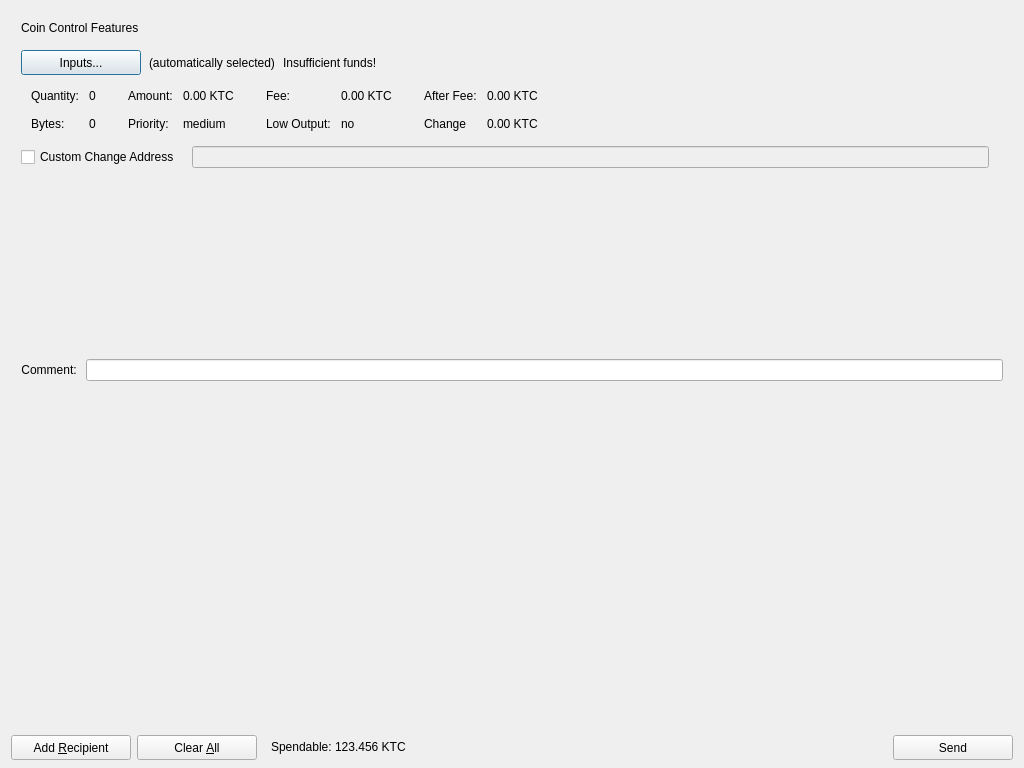
<?xml version="1.0" encoding="UTF-8"?>
<ui version="4.0">
 <class>SendCoinsDialog</class>
 <widget class="QDialog" name="SendCoinsDialog">
  <property name="geometry">
   <rect>
    <x>0</x>
    <y>0</y>
    <width>1024</width>
    <height>768</height>
   </rect>
  </property>
  <property name="windowTitle">
   <string>Send Coins</string>
  </property>
  <layout class="QVBoxLayout" name="verticalLayout" stretch="0,1,0,0">
   <property name="bottomMargin">
    <number>8</number>
   </property>
   <item>
    <widget class="QFrame" name="frameCoinControl">
     <property name="sizePolicy">
      <sizepolicy hsizetype="Expanding" vsizetype="Expanding">
       <horstretch>0</horstretch>
       <verstretch>0</verstretch>
      </sizepolicy>
     </property>
     <property name="maximumSize">
      <size>
       <width>16777215</width>
       <height>16777215</height>
      </size>
     </property>
     <property name="frameShape">
      <enum>QFrame::NoFrame</enum>
     </property>
     <property name="frameShadow">
      <enum>QFrame::Sunken</enum>
     </property>
     <layout class="QVBoxLayout" name="verticalLayoutCoinControl2">
      <property name="spacing">
       <number>6</number>
      </property>
      <property name="leftMargin">
       <number>0</number>
      </property>
      <property name="topMargin">
       <number>0</number>
      </property>
      <property name="rightMargin">
       <number>0</number>
      </property>
      <property name="bottomMargin">
       <number>6</number>
      </property>
      <item>
       <layout class="QVBoxLayout" name="verticalLayoutCoinControl" stretch="0,0,0,0,1">
        <property name="spacing">
         <number>0</number>
        </property>
        <property name="leftMargin">
         <number>10</number>
        </property>
        <property name="topMargin">
         <number>10</number>
        </property>
        <item>
         <layout class="QHBoxLayout" name="horizontalLayoutCoinControl1">
          <property name="bottomMargin">
           <number>15</number>
          </property>
          <item>
           <widget class="QLabel" name="labelCoinControlFeatures">
            <property name="sizePolicy">
             <sizepolicy hsizetype="Preferred" vsizetype="Maximum">
              <horstretch>0</horstretch>
              <verstretch>0</verstretch>
             </sizepolicy>
            </property>
            <property name="text">
             <string>Coin Control Features</string>
            </property>
           </widget>
          </item>
         </layout>
        </item>
        <item>
         <layout class="QHBoxLayout" name="horizontalLayoutCoinControl2" stretch="0,0,0,0">
          <property name="spacing">
           <number>8</number>
          </property>
          <property name="bottomMargin">
           <number>10</number>
          </property>
          <item>
           <widget class="QPushButton" name="pushButtonCoinControl">
            <property name="minimumSize">
             <size>
              <width>120</width>
              <height>25</height>
             </size>
            </property>
            <property name="text">
             <string>Inputs...</string>
            </property>
           </widget>
          </item>
          <item>
           <widget class="QLabel" name="labelCoinControlAutomaticallySelected">
            <property name="text">
             <string>(automatically selected)</string>
            </property>
            <property name="margin">
             <number>5</number>
            </property>
           </widget>
          </item>
          <item>
           <widget class="QLabel" name="labelCoinControlInsuffFunds">
            <property name="text">
             <string>Insufficient funds!</string>
            </property>
            <property name="margin">
             <number>5</number>
            </property>
           </widget>
          </item>
          <item>
           <spacer name="horizontalSpacerCoinControl">
            <property name="orientation">
             <enum>Qt::Horizontal</enum>
            </property>
            <property name="sizeHint" stdset="0">
             <size>
              <width>40</width>
              <height>1</height>
             </size>
            </property>
           </spacer>
          </item>
         </layout>
        </item>
        <item>
         <widget class="QWidget" name="widgetCoinControl" native="true">
          <property name="sizePolicy">
           <sizepolicy hsizetype="Preferred" vsizetype="Preferred">
            <horstretch>0</horstretch>
            <verstretch>0</verstretch>
           </sizepolicy>
          </property>
          <property name="minimumSize">
           <size>
            <width>0</width>
            <height>0</height>
           </size>
          </property>
          <layout class="QHBoxLayout" name="horizontalLayoutCoinControl5">
           <property name="leftMargin">
            <number>0</number>
           </property>
           <property name="topMargin">
            <number>0</number>
           </property>
           <property name="rightMargin">
            <number>0</number>
           </property>
           <property name="bottomMargin">
            <number>0</number>
           </property>
           <item>
            <layout class="QHBoxLayout" name="horizontalLayoutCoinControl3" stretch="0,0,0,1">
             <property name="spacing">
              <number>20</number>
             </property>
             <property name="topMargin">
              <number>0</number>
             </property>
             <property name="bottomMargin">
              <number>10</number>
             </property>
             <item>
              <layout class="QFormLayout" name="formLayoutCoinControl1">
               <property name="horizontalSpacing">
                <number>10</number>
               </property>
               <property name="verticalSpacing">
                <number>14</number>
               </property>
               <property name="leftMargin">
                <number>10</number>
               </property>
               <property name="topMargin">
                <number>4</number>
               </property>
               <property name="rightMargin">
                <number>6</number>
               </property>
               <item row="0" column="0">
                <widget class="QLabel" name="labelCoinControlQuantityText">
                 <property name="text">
                  <string>Quantity:</string>
                 </property>
                 <property name="margin">
                  <number>0</number>
                 </property>
                </widget>
               </item>
               <item row="0" column="1">
                <widget class="QLabel" name="labelCoinControlQuantity">
                 <property name="cursor">
                  <cursorShape>IBeamCursor</cursorShape>
                 </property>
                 <property name="contextMenuPolicy">
                  <enum>Qt::ActionsContextMenu</enum>
                 </property>
                 <property name="text">
                  <string>0</string>
                 </property>
                 <property name="margin">
                  <number>0</number>
                 </property>
                 <property name="textInteractionFlags">
                  <set>Qt::LinksAccessibleByMouse|Qt::TextSelectableByKeyboard|Qt::TextSelectableByMouse</set>
                 </property>
                </widget>
               </item>
               <item row="1" column="0">
                <widget class="QLabel" name="labelCoinControlBytesText">
                 <property name="text">
                  <string>Bytes:</string>
                 </property>
                </widget>
               </item>
               <item row="1" column="1">
                <widget class="QLabel" name="labelCoinControlBytes">
                 <property name="cursor">
                  <cursorShape>IBeamCursor</cursorShape>
                 </property>
                 <property name="contextMenuPolicy">
                  <enum>Qt::ActionsContextMenu</enum>
                 </property>
                 <property name="text">
                  <string>0</string>
                 </property>
                 <property name="textInteractionFlags">
                  <set>Qt::LinksAccessibleByMouse|Qt::TextSelectableByKeyboard|Qt::TextSelectableByMouse</set>
                 </property>
                </widget>
               </item>
              </layout>
             </item>
             <item>
              <layout class="QFormLayout" name="formLayoutCoinControl2">
               <property name="horizontalSpacing">
                <number>10</number>
               </property>
               <property name="verticalSpacing">
                <number>14</number>
               </property>
               <property name="leftMargin">
                <number>6</number>
               </property>
               <property name="topMargin">
                <number>4</number>
               </property>
               <property name="rightMargin">
                <number>6</number>
               </property>
               <item row="0" column="0">
                <widget class="QLabel" name="labelCoinControlAmountText">
                 <property name="text">
                  <string>Amount:</string>
                 </property>
                 <property name="margin">
                  <number>0</number>
                 </property>
                </widget>
               </item>
               <item row="0" column="1">
                <widget class="QLabel" name="labelCoinControlAmount">
                 <property name="cursor">
                  <cursorShape>IBeamCursor</cursorShape>
                 </property>
                 <property name="contextMenuPolicy">
                  <enum>Qt::ActionsContextMenu</enum>
                 </property>
                 <property name="text">
                  <string>0.00 KTC</string>
                 </property>
                 <property name="textInteractionFlags">
                  <set>Qt::LinksAccessibleByMouse|Qt::TextSelectableByKeyboard|Qt::TextSelectableByMouse</set>
                 </property>
                </widget>
               </item>
               <item row="1" column="0">
                <widget class="QLabel" name="labelCoinControlPriorityText">
                 <property name="text">
                  <string>Priority:</string>
                 </property>
                </widget>
               </item>
               <item row="1" column="1">
                <widget class="QLabel" name="labelCoinControlPriority">
                 <property name="cursor">
                  <cursorShape>IBeamCursor</cursorShape>
                 </property>
                 <property name="contextMenuPolicy">
                  <enum>Qt::ActionsContextMenu</enum>
                 </property>
                 <property name="text">
                  <string>medium</string>
                 </property>
                 <property name="textInteractionFlags">
                  <set>Qt::LinksAccessibleByMouse|Qt::TextSelectableByKeyboard|Qt::TextSelectableByMouse</set>
                 </property>
                </widget>
               </item>
              </layout>
             </item>
             <item>
              <layout class="QFormLayout" name="formLayoutCoinControl3">
               <property name="horizontalSpacing">
                <number>10</number>
               </property>
               <property name="verticalSpacing">
                <number>14</number>
               </property>
               <property name="leftMargin">
                <number>6</number>
               </property>
               <property name="topMargin">
                <number>4</number>
               </property>
               <property name="rightMargin">
                <number>6</number>
               </property>
               <item row="0" column="0">
                <widget class="QLabel" name="labelCoinControlFeeText">
                 <property name="text">
                  <string>Fee:</string>
                 </property>
                 <property name="margin">
                  <number>0</number>
                 </property>
                </widget>
               </item>
               <item row="0" column="1">
                <widget class="QLabel" name="labelCoinControlFee">
                 <property name="cursor">
                  <cursorShape>IBeamCursor</cursorShape>
                 </property>
                 <property name="contextMenuPolicy">
                  <enum>Qt::ActionsContextMenu</enum>
                 </property>
                 <property name="text">
                  <string>0.00 KTC</string>
                 </property>
                 <property name="textInteractionFlags">
                  <set>Qt::LinksAccessibleByMouse|Qt::TextSelectableByKeyboard|Qt::TextSelectableByMouse</set>
                 </property>
                </widget>
               </item>
               <item row="1" column="0">
                <widget class="QLabel" name="labelCoinControlLowOutputText">
                 <property name="text">
                  <string>Low Output:</string>
                 </property>
                </widget>
               </item>
               <item row="1" column="1">
                <widget class="QLabel" name="labelCoinControlLowOutput">
                 <property name="cursor">
                  <cursorShape>IBeamCursor</cursorShape>
                 </property>
                 <property name="contextMenuPolicy">
                  <enum>Qt::ActionsContextMenu</enum>
                 </property>
                 <property name="text">
                  <string>no</string>
                 </property>
                 <property name="textInteractionFlags">
                  <set>Qt::LinksAccessibleByMouse|Qt::TextSelectableByKeyboard|Qt::TextSelectableByMouse</set>
                 </property>
                </widget>
               </item>
              </layout>
             </item>
             <item>
              <layout class="QFormLayout" name="formLayoutCoinControl4">
               <property name="horizontalSpacing">
                <number>10</number>
               </property>
               <property name="verticalSpacing">
                <number>14</number>
               </property>
               <property name="leftMargin">
                <number>6</number>
               </property>
               <property name="topMargin">
                <number>4</number>
               </property>
               <property name="rightMargin">
                <number>6</number>
               </property>
               <item row="0" column="0">
                <widget class="QLabel" name="labelCoinControlAfterFeeText">
                 <property name="text">
                  <string>After Fee:</string>
                 </property>
                 <property name="margin">
                  <number>0</number>
                 </property>
                </widget>
               </item>
               <item row="0" column="1">
                <widget class="QLabel" name="labelCoinControlAfterFee">
                 <property name="cursor">
                  <cursorShape>IBeamCursor</cursorShape>
                 </property>
                 <property name="contextMenuPolicy">
                  <enum>Qt::ActionsContextMenu</enum>
                 </property>
                 <property name="text">
                  <string>0.00 KTC</string>
                 </property>
                 <property name="textInteractionFlags">
                  <set>Qt::LinksAccessibleByMouse|Qt::TextSelectableByKeyboard|Qt::TextSelectableByMouse</set>
                 </property>
                </widget>
               </item>
               <item row="1" column="0">
                <widget class="QLabel" name="labelCoinControlChangeText">
                 <property name="text">
                  <string>Change</string>
                 </property>
                </widget>
               </item>
               <item row="1" column="1">
                <widget class="QLabel" name="labelCoinControlChange">
                 <property name="cursor">
                  <cursorShape>IBeamCursor</cursorShape>
                 </property>
                 <property name="contextMenuPolicy">
                  <enum>Qt::ActionsContextMenu</enum>
                 </property>
                 <property name="text">
                  <string>0.00 KTC</string>
                 </property>
                 <property name="textInteractionFlags">
                  <set>Qt::LinksAccessibleByMouse|Qt::TextSelectableByKeyboard|Qt::TextSelectableByMouse</set>
                 </property>
                </widget>
               </item>
              </layout>
             </item>
            </layout>
           </item>
          </layout>
         </widget>
        </item>
        <item>
         <layout class="QHBoxLayout" name="horizontalLayoutCoinControl4" stretch="0,0,0">
          <property name="spacing">
           <number>12</number>
          </property>
          <property name="sizeConstraint">
           <enum>QLayout::SetDefaultConstraint</enum>
          </property>
          <property name="topMargin">
           <number>5</number>
          </property>
          <property name="rightMargin">
           <number>5</number>
          </property>
          <item>
           <widget class="QCheckBox" name="checkBoxCoinControlChange">
            <property name="text">
             <string>Custom Change Address</string>
            </property>
           </widget>
          </item>
          <item>
           <widget class="QLineEdit" name="lineEditCoinControlChange">
            <property name="enabled">
             <bool>false</bool>
            </property>
            <property name="sizePolicy">
             <sizepolicy hsizetype="Expanding" vsizetype="Fixed">
              <horstretch>0</horstretch>
              <verstretch>0</verstretch>
             </sizepolicy>
            </property>
           </widget>
          </item>
          <item>
           <widget class="QLabel" name="labelCoinControlChangeLabel">
            <property name="sizePolicy">
             <sizepolicy hsizetype="Preferred" vsizetype="Expanding">
              <horstretch>0</horstretch>
              <verstretch>0</verstretch>
             </sizepolicy>
            </property>
            <property name="minimumSize">
             <size>
              <width>0</width>
              <height>0</height>
             </size>
            </property>
            <property name="text">
             <string/>
            </property>
            <property name="margin">
             <number>3</number>
            </property>
           </widget>
          </item>
         </layout>
        </item>
        <item>
         <spacer name="verticalSpacerCoinControl">
          <property name="orientation">
           <enum>Qt::Vertical</enum>
          </property>
          <property name="sizeHint" stdset="0">
           <size>
            <width>800</width>
            <height>1</height>
           </size>
          </property>
         </spacer>
        </item>
       </layout>
      </item>
     </layout>
    </widget>
   </item>
   <item>
    <layout class="QHBoxLayout" name="horizontalLayoutTxComment">
     <property name="spacing">
      <number>6</number>
     </property>
     <property name="leftMargin">
      <number>10</number>
     </property>
     <property name="rightMargin">
      <number>10</number>
     </property>
     <item>
      <widget class="QLabel" name="labelTxComment">
       <property name="sizePolicy">
        <sizepolicy hsizetype="Preferred" vsizetype="Fixed">
         <horstretch>0</horstretch>
         <verstretch>0</verstretch>
        </sizepolicy>
       </property>
       <property name="text">
        <string>Comment: </string>
       </property>
       <property name="alignment">
        <set>Qt::AlignRight|Qt::AlignTrailing|Qt::AlignVCenter</set>
       </property>
       <property name="buddy">
        <cstring>editTxComment</cstring>
       </property>
      </widget>
     </item>
     <item>
      <widget class="QValidatedLineEdit" name="editTxComment">
       <property name="enabled">
        <bool>true</bool>
       </property>
       <property name="toolTip">
        <string>Enter a transaction comment (Note: this information is public)</string>
       </property>
       <property name="alignment">
        <set>Qt::AlignLeading|Qt::AlignLeft|Qt::AlignVCenter</set>
       </property>
      </widget>
     </item>
    </layout>
   </item>
   <item>
    <widget class="QScrollArea" name="scrollArea">
     <property name="frameShape">
      <enum>QFrame::NoFrame</enum>
     </property>
     <property name="widgetResizable">
      <bool>true</bool>
     </property>
     <widget class="QWidget" name="scrollAreaWidgetContents">
      <property name="geometry">
       <rect>
        <x>0</x>
        <y>0</y>
        <width>1006</width>
        <height>69</height>
       </rect>
      </property>
         <layout class="QVBoxLayout" name="verticalLayout_2">
       <property name="margin">
        <number>0</number>
       </property>
       <item>
        <layout class="QVBoxLayout" name="entries">
         <property name="spacing">
          <number>6</number>
         </property>
        </layout>
       </item>
       <item>
        <spacer name="verticalSpacer">
         <property name="orientation">
          <enum>Qt::Vertical</enum>
         </property>
         <property name="sizeHint" stdset="0">
          <size>
           <width>20</width>
           <height>40</height>
          </size>
         </property>
        </spacer>
       </item>
      </layout>
     </widget>
    </widget>
   </item>
   <item>
    <layout class="QHBoxLayout" name="horizontalLayout">
     <item>
      <widget class="QPushButton" name="addButton">
       <property name="minimumSize">
        <size>
         <width>120</width>
         <height>25</height>
        </size>
       </property>
       <property name="toolTip">
        <string>Send to multiple recipients at once</string>
       </property>
       <property name="text">
        <string>Add &amp;Recipient</string>
       </property>
       <property name="icon">
        <iconset resource="../bitcoin.qrc">
         <normaloff>:/icons/add</normaloff>:/icons/add</iconset>
       </property>
       <property name="iconSize">
        <size>
         <width>12</width>
         <height>12</height>
        </size>
       </property>
       <property name="autoDefault">
        <bool>false</bool>
       </property>
      </widget>
     </item>
     <item>
      <widget class="QPushButton" name="clearButton">
       <property name="sizePolicy">
        <sizepolicy hsizetype="Minimum" vsizetype="Fixed">
         <horstretch>0</horstretch>
         <verstretch>0</verstretch>
        </sizepolicy>
       </property>
       <property name="minimumSize">
        <size>
         <width>120</width>
         <height>25</height>
        </size>
       </property>
       <property name="toolTip">
        <string>Remove all transaction fields</string>
       </property>
       <property name="text">
        <string>Clear &amp;All</string>
       </property>
       <property name="icon">
        <iconset resource="../bitcoin.qrc">
         <normaloff>:/icons/remove</normaloff>:/icons/remove</iconset>
       </property>
       <property name="iconSize">
        <size>
         <width>12</width>
         <height>12</height>
        </size>
       </property>
       <property name="autoRepeatDelay">
        <number>300</number>
       </property>
       <property name="autoDefault">
        <bool>false</bool>
       </property>
      </widget>
     </item>
     <item>
      <layout class="QHBoxLayout" name="horizontalLayout_2">
       <property name="spacing">
        <number>3</number>
       </property>
       <item>
        <widget class="QLabel" name="label">
         <property name="sizePolicy">
          <sizepolicy hsizetype="Preferred" vsizetype="Fixed">
           <horstretch>0</horstretch>
           <verstretch>0</verstretch>
          </sizepolicy>
         </property>
         <property name="text">
          <string>Spendable:</string>
         </property>
         <property name="indent">
          <number>8</number>
         </property>
        </widget>
       </item>
       <item>
        <widget class="QLabel" name="labelBalance">
         <property name="sizePolicy">
          <sizepolicy hsizetype="Preferred" vsizetype="Fixed">
           <horstretch>0</horstretch>
           <verstretch>0</verstretch>
          </sizepolicy>
         </property>
         <property name="cursor">
          <cursorShape>IBeamCursor</cursorShape>
         </property>
         <property name="text">
          <string>123.456 KTC</string>
         </property>
         <property name="textInteractionFlags">
          <set>Qt::LinksAccessibleByMouse|Qt::TextSelectableByKeyboard|Qt::TextSelectableByMouse</set>
         </property>
        </widget>
       </item>
      </layout>
     </item>
     <item>
      <spacer name="horizontalSpacer">
       <property name="orientation">
        <enum>Qt::Horizontal</enum>
       </property>
       <property name="sizeHint" stdset="0">
        <size>
         <width>40</width>
         <height>20</height>
        </size>
       </property>
      </spacer>
     </item>
     <item>
      <widget class="QPushButton" name="sendButton">
       <property name="minimumSize">
        <size>
         <width>120</width>
         <height>25</height>
        </size>
       </property>
       <property name="toolTip">
        <string>Confirm the send action</string>
       </property>
       <property name="text">
        <string>Send</string>
       </property>
       <property name="icon">
        <iconset resource="../bitcoin.qrc">
         <normaloff>:/icons/sendButton</normaloff>:/icons/sendButton</iconset>
       </property>
       <property name="iconSize">
        <size>
         <width>12</width>
         <height>12</height>
        </size>
       </property>
       <property name="autoDefault">
        <bool>false</bool>
       </property>
       <property name="default">
        <bool>false</bool>
       </property>
      </widget>
     </item>
    </layout>
   </item>
  </layout>
 </widget>
 <customwidgets>
  <customwidget>
   <class>QValidatedLineEdit</class>
   <extends>QLineEdit</extends>
   <header>qvalidatedlineedit.h</header>
  </customwidget>
 </customwidgets>
 <resources>
  <include location="../bitcoin.qrc"/>
 </resources>
 <connections/>
</ui>
